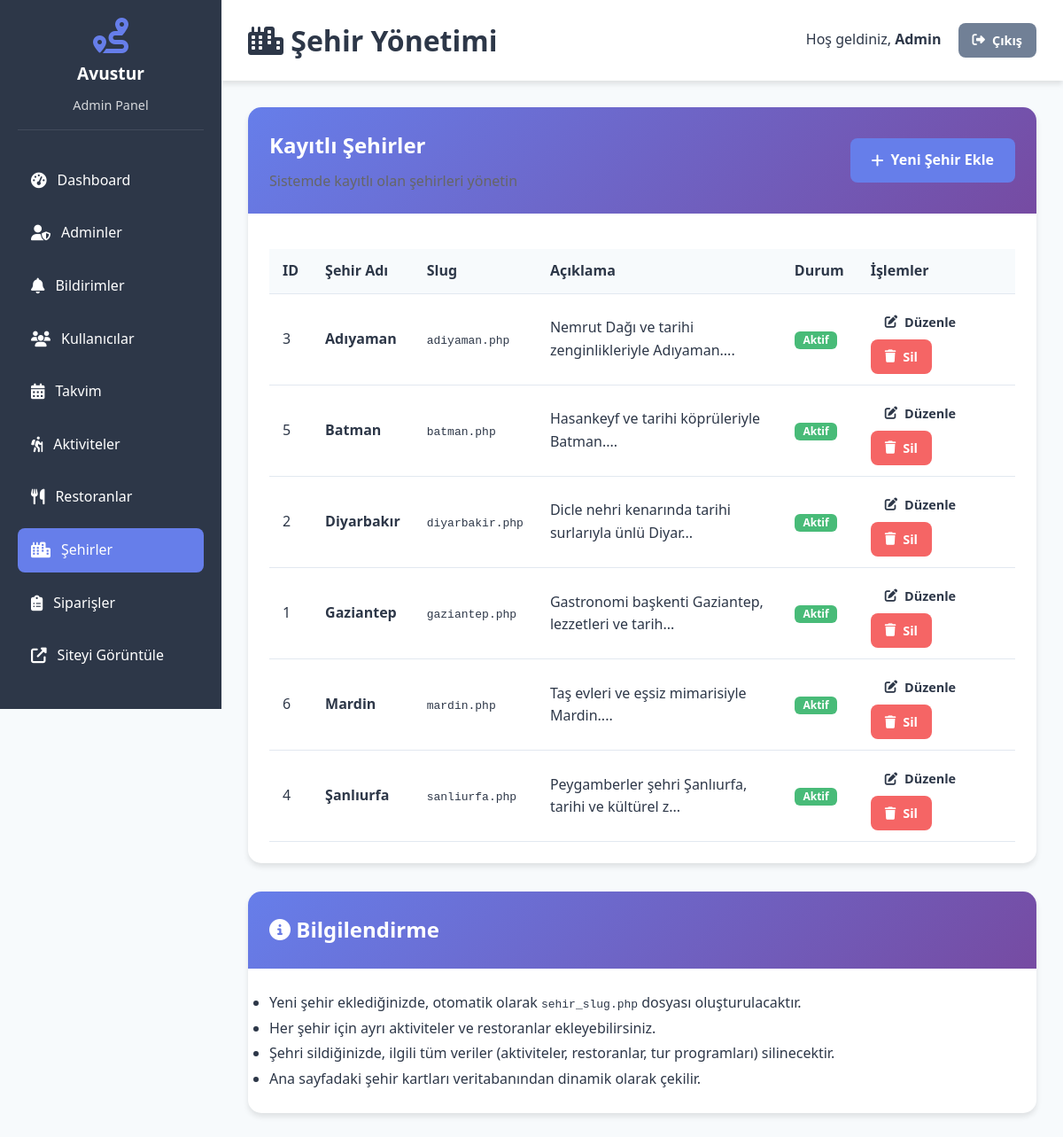
/admin/sehirler.php (signed in), run on the app's committed database.
### tables this page shows
CREATE TABLE sehirler (
    id INT AUTO_INCREMENT PRIMARY KEY,
    sehir_adi VARCHAR(50) NOT NULL,
    sehir_slug VARCHAR(50) UNIQUE NOT NULL,
    aciklama TEXT,
    gorsel VARCHAR(255),
    aktif TINYINT(1) DEFAULT 1
);

### config.php (called while the page is built, shortened)
<?php
function sanitize($data) {
    return htmlspecialchars(strip_tags(trim($data)), ENT_QUOTES, 'UTF-8');
}
?>

### admin/sehirler.php (the view, shortened to what this page needs)
<?php
require_once '../config.php';
$stmt = $db->query("SELECT * FROM sehirler ORDER BY sehir_adi ASC");
$sehirler = $stmt->fetchAll();
?>
<!DOCTYPE html>
<html lang="tr">
<head>
    <link rel="stylesheet" href="../assets/css/style.css">
    <link rel="stylesheet" href="https://cdnjs.cloudflare.com/ajax/libs/font-awesome/6.4.0/css/all.min.css">
</head>
<body>
    <?php include 'includes/sidebar.php'; ?>
    <div class="admin-content">
        <div class="admin-header">
            <h1><i class="fas fa-city"></i> Şehir Yönetimi</h1>
            <div>
                <span style="margin-right: 15px;">Hoş geldiniz, <strong><?php echo sanitize($_SESSION['admin_name']); ?></strong></span>
                <a href="logout.php" class="btn btn-sm btn-secondary">
                    <i class="fas fa-sign-out-alt"></i> Çıkış
                </a>
            </div>
        </div>
        <div class="card">
            <div class="card-header" style="display: flex; justify-content: space-between; align-items: center;">
                <div>
                    <h2>Kayıtlı Şehirler</h2>
                    <p style="margin: 0.5rem 0 0; color: #666;">Sistemde kayıtlı olan şehirleri yönetin</p>
                </div>
                <a href="sehir_ekle.php" class="btn btn-primary">
                    <i class="fas fa-plus"></i> Yeni Şehir Ekle
                </a>
            </div>
            <div class="card-body">
                <?php if (count($sehirler) > 0): ?>
                    <div class="table-responsive">
                        <table class="table">
                            <thead>
                                <tr>
                                    <th>ID</th>
                                    <th>Şehir Adı</th>
                                    <th>Slug</th>
                                    <th>Açıklama</th>
                                    <th>Durum</th>
                                    <th>İşlemler</th>
                                </tr>
                            </thead>
                            <tbody>
                                <?php foreach ($sehirler as $sehir): ?>
                                    <tr>
                                        <td><?php echo $sehir['id']; ?></td>
                                        <td><strong><?php echo sanitize($sehir['sehir_adi']); ?></strong></td>
                                        <td><code><?php echo sanitize($sehir['sehir_slug']); ?>.php</code></td>
                                        <td><?php echo mb_substr(sanitize($sehir['aciklama']), 0, 50) . '...'; ?></td>
                                        <td>
                                            <?php if ($sehir['aktif']): ?>
                                                <span class="badge badge-success">Aktif</span>
                                            <?php else: ?>
                                                <span class="badge badge-secondary">Pasif</span>
                                            <?php endif; ?>
                                        </td>
                                        <td>
                                            <a href="sehir_duzenle.php?id=<?php echo $sehir['id']; ?>"
                                               class="btn btn-sm btn-warning">
                                                <i class="fas fa-edit"></i> Düzenle
                                            </a>
                                            <a href="sehir_sil.php?id=<?php echo $sehir['id']; ?>"
                                               class="btn btn-sm btn-danger"
                                               onclick="return confirm('Bu şehri silmek istediğinizden emin misiniz? İlgili tüm veriler (aktiviteler, restoranlar) silinecektir!');">
                                                <i class="fas fa-trash"></i> Sil
                                            </a>
                                        </td>
                                    </tr>
                                <?php endforeach; ?>
                            </tbody>
                        </table>
                    </div>
                <?php endif; ?>
            </div>
        </div>
        <div class="card" style="margin-top: 2rem;">
            <div class="card-header">
                <h2><i class="fas fa-info-circle"></i> Bilgilendirme</h2>
            </div>
            <div class="card-body">
                <ul style="line-height: 1.8;">
                    <li>Yeni şehir eklediğinizde, otomatik olarak <code>sehir_slug.php</code> dosyası oluşturulacaktır.</li>
                    <li>Her şehir için ayrı aktiviteler ve restoranlar ekleyebilirsiniz.</li>
                    <li>Şehri sildiğinizde, ilgili tüm veriler (aktiviteler, restoranlar, tur programları) silinecektir.</li>
                    <li>Ana sayfadaki şehir kartları veritabanından dinamik olarak çekilir.</li>
                </ul>
            </div>
        </div>
    </div>
</body>
</html>

### assets/css/style.css (style rules this page uses)
* { margin: 0; padding: 0; box-sizing: border-box; }
:root { --primary-color: #667eea; --secondary-color: #764ba2; --success-color: #48bb78; --danger-color: #f56565; --warning-color: #ed8936; --info-color: #4299e1; --dark-color: #2d3748; --light-color: #f7fafc; --white-color: #ffffff; --text-color: #2d3748; --text-light: #718096; --border-color: #e2e8f0; --shadow: 0 4px 6px rgba(0, 0, 0, 0.1); --shadow-lg: 0 10px 25px rgba(0, 0, 0, 0.15); }
body { font-family: 'Segoe UI', Tahoma, Geneva, Verdana, sans-serif; line-height: 1.6; color: var(--text-color); background-color: var(--light-color); }
a { text-decoration: none; color: inherit; transition: all 0.3s ease; }
.btn { display: inline-flex; align-items: center; gap: 8px; padding: 12px 24px; border: none; border-radius: 8px; font-size: 1rem; font-weight: 600; cursor: pointer; transition: all 0.3s ease; text-align: center; }
.btn-primary { background: var(--primary-color); color: var(--white-color); }
.btn-secondary { background: var(--text-light); color: var(--white-color); }
.btn-danger { background: var(--danger-color); color: var(--white-color); }
.btn-sm { padding: 8px 16px; font-size: 0.9rem; }
.card { background: var(--white-color); border-radius: 15px; box-shadow: var(--shadow); overflow: hidden; transition: all 0.3s ease; }
.card-header { background: linear-gradient(135deg, #667eea 0%, #764ba2 100%); color: var(--white-color); padding: 1.5rem; display: flex; justify-content: space-between; align-items: center; }
.card-body { padding: 1.5rem; }
.badge { display: inline-block; padding: 6px 12px; font-size: 0.85rem; font-weight: 600; border-radius: 20px; background: rgba(255, 255, 255, 0.3); }
.badge-success { background: var(--success-color); color: var(--white-color); }
.admin-content { margin-left: 250px; padding: 30px; min-height: 100vh; background: var(--light-color); }
.admin-header { background: var(--white-color); padding: 20px 30px; margin: -30px -30px 30px -30px; box-shadow: var(--shadow); display: flex; justify-content: space-between; align-items: center; }
.admin-header h1 { color: var(--dark-color); }
.table-responsive { overflow-x: auto; }
table { width: 100%; border-collapse: collapse; margin-top: 1rem; }
table thead { background: var(--light-color); }
table th, table td { padding: 12px 15px; text-align: left; border-bottom: 1px solid var(--border-color); }
table th { font-weight: 600; color: var(--dark-color); }
.badge { display: inline-block; padding: 0.25rem 0.6rem; font-size: 0.75rem; font-weight: 600; line-height: 1; text-align: center; white-space: nowrap; vertical-align: baseline; border-radius: 0.375rem; }
.badge-success { background-color: var(--success-color); color: white; }
.table-responsive { overflow-x: auto; -webkit-overflow-scrolling: touch; }

### data on the page
sehirler: id "3", sehir_adi "Adıyaman", sehir_slug "adiyaman", aciklama "Nemrut Dağı ve tarihi zenginlikleriyle Adıyaman.", aktif "Aktif"
sehirler: id "5", sehir_adi "Batman", sehir_slug "batman", aciklama "Hasankeyf ve tarihi köprüleriyle Batman.", aktif "Aktif"
sehirler: id "2", sehir_adi "Diyarbakır", sehir_slug "diyarbakir", aciklama "Dicle nehri kenarında tarihi surlarıyla ünlü Diyar", aktif "Aktif"
sehirler: id "1", sehir_adi "Gaziantep", sehir_slug "gaziantep", aciklama "Gastronomi başkenti Gaziantep, lezzetleri ve tarih", aktif "Aktif"
sehirler: id "6", sehir_adi "Mardin", sehir_slug "mardin", aciklama "Taş evleri ve eşsiz mimarisiyle Mardin.", aktif "Aktif"
sehirler: id "4", sehir_adi "Şanlıurfa", sehir_slug "sanliurfa", aciklama "Peygamberler şehri Şanlıurfa, tarihi ve kültürel z", aktif "Aktif"

### other printed values
SITE_NAME "Avustur"
$_SESSION['admin_name'] "Admin"
